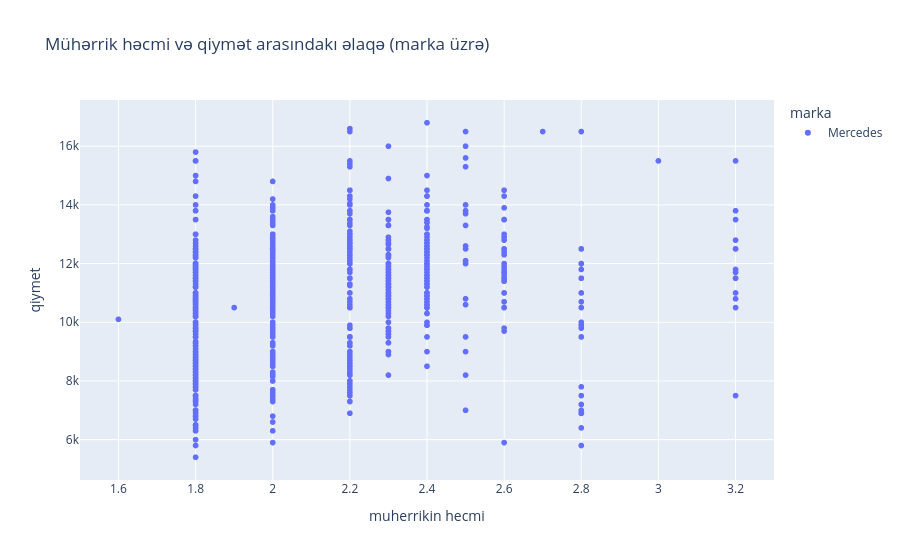

Notebook code cell kept with this figure:
### Code cell
#Mühərrik həcmi artdıqca qiymət necə dəyişir

import plotly.express as px

# Scatter plot: x = mühərrik həcmi, y = qiymət, rəng = marka
fig = px.scatter(
    df,
    x='muherrikin hecmi',
    y='qiymet',
    color='marka',  # fərqli rənglərlə markaları göstərir
    title='Mühərrik həcmi və qiymət arasındakı əlaqə (marka üzrə)',
    hover_data=['model', 'buraxilish ili']  # hover zamanı əlavə məlumat göstərmək üçün
)

fig.show()
#muherrik hecmi 6.3 outlierdir. Adeten 4.5 l e kimi olur

### Figure 1 — Plotly figure (JSON) as saved in the notebook; plotly's stock layout.template omitted (floating-point values rounded to 4 significant figures; data arrays with more than 128 entries replaced by an {"elided": "..."} marker saying what was removed)
{"data": [{"customdata": {"elided": "1174x2 mixed values"}, "hovertemplate": "marka=Mercedes<br>muherrikin hecmi=%{x}<br>qiymet=%{y}<br>model=%{customdata[0]}<br>buraxilish ili=%{customdata[1]}<extra></extra>", "legendgroup": "Mercedes", "marker": {"color": "#636efa", "symbol": "circle"}, "mode": "markers", "name": "Mercedes", "showlegend": true, "type": "scattergl", "x": {"elided": "1174 float values"}, "xaxis": "x", "y": {"elided": "1174 int values"}, "yaxis": "y"}], "layout": {"legend": {"title": {"text": "marka"}, "tracegroupgap": 0}, "title": {"text": "Mühərrik həcmi və qiymət arasındakı əlaqə (marka üzrə)"}, "xaxis": {"anchor": "y", "domain": [0, 1], "title": {"text": "muherrikin hecmi"}}, "yaxis": {"anchor": "x", "domain": [0, 1], "title": {"text": "qiymet"}}}}
